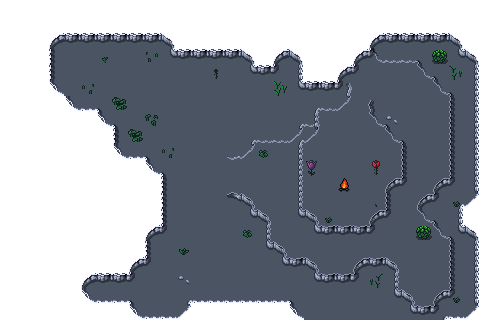

A 2D game scene composited from a Tiled map and its tileset images. What follows is a short description and the map's XML, with each tile layer's data collapsed to a summary:
An orthogonal 30x20 tile map with 16x16 px tiles, 4 tile layers (Background, Ground, Walls, Overlay), 2 tilesets and 24 objects (21, 22, 5, 16, 17).

<map version="1.10" tiledversion="1.10.1" orientation="orthogonal" renderorder="right-down" width="30" height="20" tilewidth="16" tileheight="16" infinite="0" nextlayerid="7" nextobjectid="27">
 <properties>
  <property name="preventEscape" type="bool" value="true" />
 </properties>
 <tileset firstgid="1" source="../../../../common/maps/tileset/main.tsx" />
 <tileset firstgid="10113" source="../../../../common/maps/tileset/buildings.tsx" />
 <layer id="1" name="Background" width="30" height="20">
  <data>[600 cells, 600 non-empty, 2 distinct tile ids]</data>
 </layer>
 <layer id="2" name="Ground" width="30" height="20">
  <data>[600 cells, 342 non-empty, 33 distinct tile ids]</data>
 </layer>
 <layer id="3" name="Walls" width="30" height="20">
  <properties>
   <property name="spriteLayer" type="bool" value="true" />
  </properties>
  <data>[600 cells, 168 non-empty, 35 distinct tile ids]</data>
 </layer>
 <layer id="4" name="Overlay" width="30" height="20">
  <data>[600 cells, 8 non-empty, 4 distinct tile ids]</data>
 </layer>
 <objectgroup id="5" name="Objects">
  <object id="8" template="../../../../common/maps/obj/enemy.tx" x="350" y="120">
   <properties>
    <property name="defeatDialog">[
  {
    "action": [{"deleteMapObject": -1}]
  }
]</property>
    <property name="dialog">[
  {
    "text":"The mage at the heart of the cavern snarls at you, \"If my companions haven't given you a cold enough welcoming, allow me...\" ",
    "loctext": "adv.main_story_explore_frostbitten_cavern_1.8.d.n0.text",
    "options":[
      {
        "name":"\"I just need one of those flowers...\"",
        "locname": "adv.main_story_explore_frostbitten_cavern_1.8.d.n2.name",
        "text":"\"No. Now begone with you.",
        "loctext": "adv.main_story_explore_frostbitten_cavern_1.8.d.n1.text",
        "options":[
            {
              "name":"(Fight)",
              "locname": "adv.main_story_explore_frostbitten_cavern_1.8.d.n3.name",
              "action": [ { "battleWithActorID": -1 } ]
            },
            {
              "name":"(Flee)",
              "locname": "adv.main_story_explore_frostbitten_cavern_1.8.d.n4.name"
            }
         ]
      },
      {
        "name":"(Fight)",
        "locname": "adv.main_story_explore_frostbitten_cavern_1.8.d.n5.name",
        "action": [ { "battleWithActorID": -1 } ]
      },
      {
        "name":"(Flee)",
        "locname": "adv.main_story_explore_frostbitten_cavern_1.8.d.n6.name"
      }
    ]
  }
]</property>
    <property name="enemy" value="Snow Wizard" />
   </properties>
  </object>
  <object id="9" template="../../../../common/maps/obj/enemy.tx" x="308" y="255">
   <properties>
    <property name="enemy" value="Yeti" />
   </properties>
  </object>
  <object id="10" template="../../../../common/maps/obj/enemy.tx" x="413" y="186">
   <properties>
    <property name="enemy" value="Yeti" />
    <property name="pursueRange" type="int" value="0" />
   </properties>
  </object>
  <object id="11" template="../../../../common/maps/obj/enemy.tx" x="97" y="79">
   <properties>
    <property name="enemy" value="Polar Bear" />
    <property name="pursueRange" type="int" value="60" />
    <property name="threatRange" type="int" value="60" />
    <property name="waypoints" value="21" />
   </properties>
  </object>
  <object id="12" template="../../obj/treasure.tx" x="64" y="64">
   <properties>
    <property name="reward">[{"type":"randomCard","count":2,"colors":["colorID"],"rarity":["Uncommon","Rare","Mythic Rare"]},{"type":"randomCard","count":1,"probability":0.5,"rarity":["Rare"],"colors":["colorID"]},{"type":"randomCard","count":3,"addMaxCount":2,"rarity":["Uncommon","Rare","Mythic Rare"]},{"type":"item","count":1,"itemName":"Landscape Sketchbook - Modern Horizons 2"}]</property>
   </properties>
  </object>
  <object id="13" template="../../../../common/maps/obj/gold.tx" x="96" y="304" />
  <object id="14" template="../../../../common/maps/obj/enemy.tx" x="143" y="304">
   <properties>
    <property name="enemy" value="Polar Bear" />
    <property name="threatRange" type="int" value="60" />
    <property name="waypoints" value="22" />
   </properties>
  </object>
  <object id="15" template="../../../../common/maps/obj/enemy.tx" x="208" y="112">
   <properties>
    <property name="enemy" value="Yeti" />
    <property name="pursueRange" type="int" value="60" />
    <property name="waypoints" value="r5-17-16" />
   </properties>
  </object>
  <object id="19" template="../../../../common/maps/obj/manashards.tx" x="416" y="288" />
  <object id="20" template="../../../../common/maps/obj/manashards.tx" x="177" y="79" />
  <object id="21" template="../../../../common/maps/obj/waypoint.tx" name="21" x="97" y="79" />
  <object id="22" template="../../../../common/maps/obj/waypoint.tx" name="22" x="143" y="304" />
  <object id="23" template="../../../../common/maps/obj/dialog.tx" x="280" y="305" width="46" height="28">
   <properties>
    <property name="dialog">[
{
   "text": "Flowers grow, or attempt to, in all corners of the cave. Stalactites of ice dot a bright white roof of the cave like a chandelier, and it is much warmer in here than you would have expected.",
   "loctext": "adv.main_story_explore_frostbitten_cavern_1.19.d.n0.text",
   "options": [{"name": "(Continue)", "locname": "adv.shared.continue_paren"}],
   "action": [{"deleteMapObject":-1}]
}
]</property>
   </properties>
  </object>
  <object id="24" template="../../../../common/maps/obj/dialog.tx" x="206" y="80" width="19" height="16">
   <properties>
    <property name="dialog">[
    {
        "text": "Not all of the plants are in good health, this one appears to have been chewed on by an animal. You're not even sure what color this flower used to be.", "loctext":"adv.horizons.dialog.13bd16d8cd930c33",
        "options": [
            {
                "name": "(Continue)", "locname":"adv.horizons.dialog.d628f64ba4af25ac"
                "action": [
                    {
                        "deleteMapObject": -1
                    }
                ]
            }
        ]
    }
]</property>
   </properties>
  </object>
  <object id="25" template="../../../../common/maps/obj/dialog.tx" x="304" y="176" width="16" height="16">
   <properties>
    <property name="dialog">[
    {
        "text": "This flower has a very rich violet hue to it.",
        "loctext": "adv.main_story_explore_frostbitten_cavern_1.25.d.n0.text",
        "options": [
            {
                "name": "Take the flower",
                "locname": "adv.main_story_explore_frostbitten_cavern_1.25.d.n1.name",
                "action": [
                    {
                        "deleteMapObject": -1,
                        "setQuestFlag": {
                            "key": "violetFlowerForViv",
                            "val": 1
                        },
                        "setMapFlag": {
                            "key": "hasAFlower",
                            "val": 1
                        }
                    }
                ]
            }
        ]
    }
]</property>
   </properties>
  </object>
  </objectgroup>
 <objectgroup id="6" name="Waypoints">
  <!-- 8 objects omitted --></objectgroup>
</map>
<!-- 9 of 24 objects omitted -->
